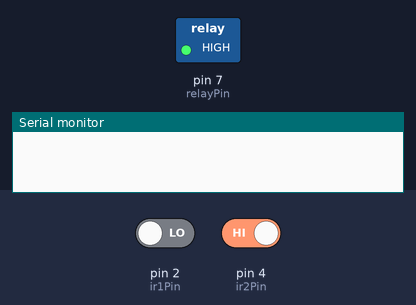
Recording of a sketch running on a simulated Arduino Uno, built with avr-gcc and run on an emulated ATmega328P. On the bench: switched loads named in the sketch (green lamp = pin HIGH), the last lines printed to the serial monitor. The inputs (shaded band) are chosen by the test bench; at power-on: pin 2 (ir1Pin) LOW, pin 4 (ir2Pin) HIGH.

Above: at 1.2 s.
1.3 s: pin 2 (ir1Pin) driven HIGH
2.8 s: pin 4 (ir2Pin) driven LOW
At 4.2 s:
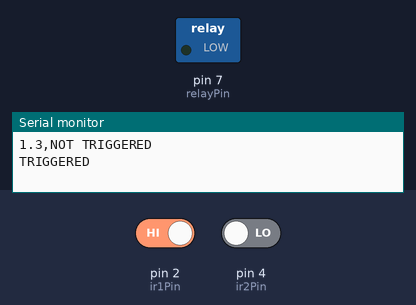
Timing chart, 0 to 5.8 s (numbered marks = the images above; inputs shaded):
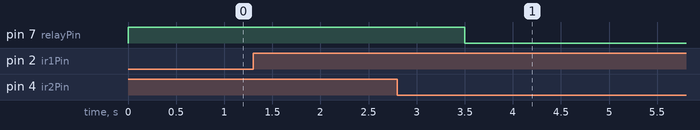

Measured:
- after the input at 2.8 s, pin 7 (relayPin): HIGH → LOW after 0.70 s

The sketch:

ardunio_detect_product.ino
```cpp
#include <Stepper.h>

const int ir1Pin = 2;
const int ir2Pin = 4;
const int relayPin = 7;
const int stepsPerRevolution = 200;
Stepper myStepper(stepsPerRevolution, 8, 9, 10, 11);

boolean objectDetected = false;
boolean signalOneTriggered = false;
boolean signalTwoTriggered = false;
boolean motorStoped = false;
unsigned long startTime1 = 0;
unsigned long startTime2 = 0;
unsigned long endTime = 0;
float elapsedTime = 0;

void setup() {
  Serial.begin(9600);
  myStepper.setSpeed(60);  // Set the speed to 60 RPM
  pinMode(ir1Pin, INPUT);
  pinMode(ir2Pin, INPUT);
  pinMode(relayPin, OUTPUT);

  digitalWrite(relayPin, HIGH);
}

void loop() {
  int sensorOneValue = digitalRead(ir1Pin);
  int sensorTwoValue = digitalRead(ir2Pin);
  unsigned long now = millis();

  if (motorStoped == true) {
    String receivedData = Serial.readString();
    Serial.print(receivedData);

    if (receivedData == "Start") {
      digitalWrite(relayPin, HIGH);
      motorStoped = false;
    }
    else if (receivedData == "Reject") {
      myStepper.step(stepsPerRevolution);  // Pushes the Product
      delay(1000);
    }

    goto skip;
  }

  if ((sensorOneValue == HIGH) && (objectDetected == true)) {
    objectDetected = false;
    endTime = millis();
    elapsedTime = endTime - startTime1;

    Serial.print(elapsedTime / 1000.0, 1);
    Serial.print(",");
    Serial.println("NOT TRIGGERED");
  }

  if ((sensorOneValue == LOW) && (objectDetected == false)) {
    startTime1 = millis();
    objectDetected = true;
    signalOneTriggered = true;
  }

  if ((sensorTwoValue == LOW) && (signalOneTriggered == true) && (objectDetected == false)) {
    startTime2 = millis();
    signalOneTriggered = false;
    signalTwoTriggered = true;
  }

  if ((signalTwoTriggered == true) && (startTime2 + (elapsedTime / 2) < now)) {
    signalTwoTriggered = false;
    Serial.println("TRIGGERED");
    digitalWrite(relayPin, LOW);
    motorStoped = true;
  }

  skip:
  delay(100);  // Small delay to debounce sensor reading
}
```
